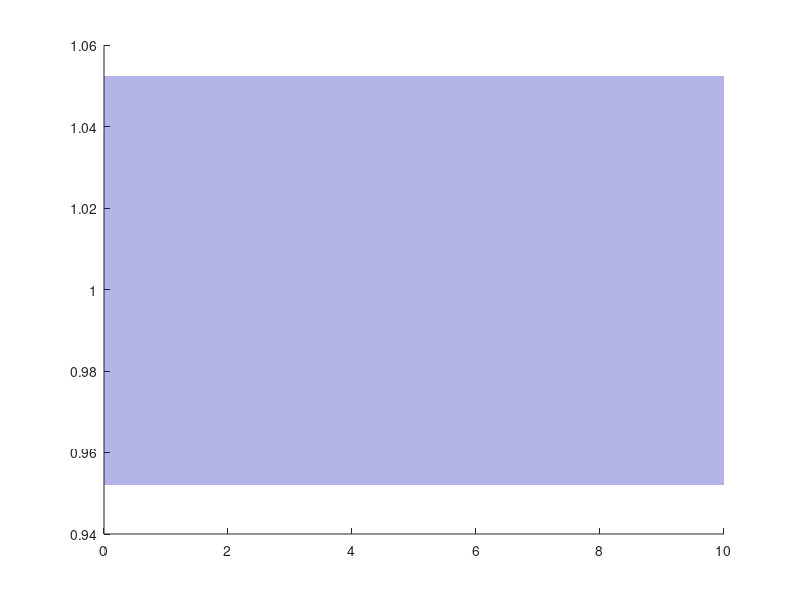

Reproduce this figure in MATLAB. (Note: this script raises an error after producing the figure.)
t = 0:0.01:10;

lambda = [-0.5+3j, -0.5-3j, -1];

num = abs(prod(lambda));
den = poly(lambda);
sys = tf(num, den);
[y, t_out] = step(sys, t);

y_inf = y(end);

[y_max, idx_max] = max(y);
Mp = (y_max - y_inf) / y_inf * 100;
t_max = t_out(idx_max);

lower_bound = 0.95 * y_inf;
upper_bound = 1.05 * y_inf;

tp_index = find((y < lower_bound) | (y > upper_bound), 1, 'last');
if isempty(tp_index)
    tp = 0;
else
    if tp_index + 1 <= length(t_out)
        tp = t_out(tp_index + 1);
    else
        tp = t_out(end);
    end
end

figure('Color', 'white', 'Position', [100, 100, 700, 350]);
hold on;

x_fill = [t_out(:); flipud(t_out(:))];
y_fill = [upper_bound*ones(size(t_out(:))); flipud(lower_bound*ones(size(t_out(:))))];
h_fill = fill(x_fill, y_fill, [0, 0, 0.7], 'FaceAlpha', 0.3, 'EdgeColor', 'none');

uistack(h_fill, 'bottom')

h_plot = plot(t_out, y, 'b-', 'LineWidth', 2.5, 'Color', [0, 0, 0.7]);

h_ymax = plot([0, t_max], [y_max, y_max], 'k--', 'LineWidth', 1.5);



text(-0.2, y_max + 0.01, 'y_{max}', ...
    'HorizontalAlignment', 'right', ...
    'VerticalAlignment', 'bottom', ... 
    'FontSize', 12, 'Color', 'black', 'FontWeight', 'bold');


if tp > 0
    h_tp = plot([tp, tp], [0, lower_bound], 'r--', 'LineWidth', 1.5, 'Color', [0.8, 0, 0]);

    text(tp+0.2, -0.011, sprintf('t_p', tp), ...
     'HorizontalAlignment', 'center', 'VerticalAlignment', 'top', ...
     'FontSize', 12, 'Color', [0.8, 0, 0], 'FontWeight', 'bold');
end

h_yinf = plot([0, t_out(end)], [y_inf, y_inf], 'k--', 'LineWidth', 1.5);

text(-0.3, y_inf, sprintf('y_{∞}', y_inf), ...
     'HorizontalAlignment', 'right', 'VerticalAlignment', 'middle', ...
     'FontSize', 12, 'Color', 'black', 'FontWeight', 'bold');

hold off;

ax = gca;
ax.LineWidth = 1.5;
ax.FontSize = 14;
ax.FontName = 'DejaVuMathTeXGyre';
ax.XColor = [0.3, 0.3, 0.3];
ax.YColor = [0.3, 0.3, 0.3];
grid on; grid minor;
ax.GridColor = [0.9, 0.9, 0.9];
ax.GridAlpha = 0.4;
ax.MinorGridColor = [0.95, 0.95, 0.95];
ax.MinorGridAlpha = 0.2;
box on;

ylim([-0.02, 1.1]); 
xlim([0, t_out(end)]); 

xlabel('Time');
ylabel('Amplitude');

legend([h_plot, h_fill, h_yinf, h_ymax, h_tp], ...
       'Step response', '±5% region', ...
       sprintf('y_{∞} = %.2f', y_inf), ...
       sprintf('y_{max} = %.2f', y_max), ...
       sprintf('t_p = %.2f s', tp), ...
       'Location', 'southeast');

set(findall(gcf, '-property', 'FontName'), 'FontName', 'DejaVu Math TeX Gyre');
exportgraphics(gcf, '../../images/task2/y6.png', 'Resolution', 300);

fprintf('\n==== Результаты ====\n');
fprintf('Полюса:                 %s\n', mat2str(lambda));
fprintf('Установившееся значение: %.4f\n', y_inf);
fprintf('Перерегулирование:       %.2f %%\n', Mp);
fprintf('Время перехода (5%%):     %.2f сек\n', tp);

%%%%%%%%%%%%%%%%%%%%%%%%%%%%%%%%%%%%%%%%%%%%%%%%%%%%%%%%%%%

figure('Color', 'white', 'Position', [100, 100, 550, 300]); 
% plot(real(lambda), imag(lambda), 'o', 'MarkerSize', 10, ...
%     'MarkerFaceColor', [0.0, 0.0, 0.7], 'MarkerEdgeColor', 'black', 'LineWidth', 1.5);

colors = {[0, 0, 0.7], [0.8, 0.2, 0.2], [0, 0.5, 0.4]};

hold on
for k = 1:length(lambda)
    plot(real(lambda(k)), imag(lambda(k)), 'o', ...
        'MarkerSize', 10, ...
        'MarkerFaceColor', colors{k}, ...
        'MarkerEdgeColor', 'k', ...
        'LineWidth', 1.5);
end
hold off

grid on; 
axis equal; 
ax = gca;

ax.Box = 'off'; 
ax.XAxisLocation = 'origin'; 
ax.YAxisLocation = 'origin'; 

ax.LineWidth = 1.5; 
ax.FontSize = 12; 
ax.FontName = 'DejaVuMathTeXGyre'; 
ax.XColor = [0.3, 0.3, 0.3]; 
ax.YColor = [0.3, 0.3, 0.3];

grid on; 
grid minor; 
ax.GridColor = [0.9, 0.9, 0.9]; 
ax.GridAlpha = 0.4; 
ax.MinorGridColor = [0.95, 0.95, 0.95]; 
ax.MinorGridAlpha = 0.2;

xlabel('Re(\lambda)');
ylabel('Im(\lambda)');

xlim([-3.3, 3.3]); 
ylim([-3.3, 3.3]); 

ax.TickDir = 'in';

ax.XTick = -6:1:6; 
ax.YTick = -6:1:6;

ax.XAxis.Label.FontSize = 13;
ax.YAxis.Label.FontSize = 13;

hold on;

arrowColor = [0.3, 0.3, 0.3];
arrowSize = 0.25; 

x_arrow_x = [2.9, 3.25, 2.9, 2.9];
x_arrow_y = [arrowSize/2, 0, -arrowSize/2, arrowSize/2];
fill(x_arrow_x, x_arrow_y, arrowColor, 'EdgeColor', arrowColor, 'LineWidth', 1);

y_arrow_x = [arrowSize/2, 0, -arrowSize/2, arrowSize/2];
y_arrow_y = [2.9, 3.25, 2.9, 2.9]; 
fill(y_arrow_x, y_arrow_y, arrowColor, 'EdgeColor', arrowColor, 'LineWidth', 1);

hold off;

set(findall(gcf, '-property', 'FontName'), 'FontName', 'DejaVu Math TeX Gyre');
exportgraphics(gcf, '../../images/task2/lambda6.png', 'Resolution', 300);
